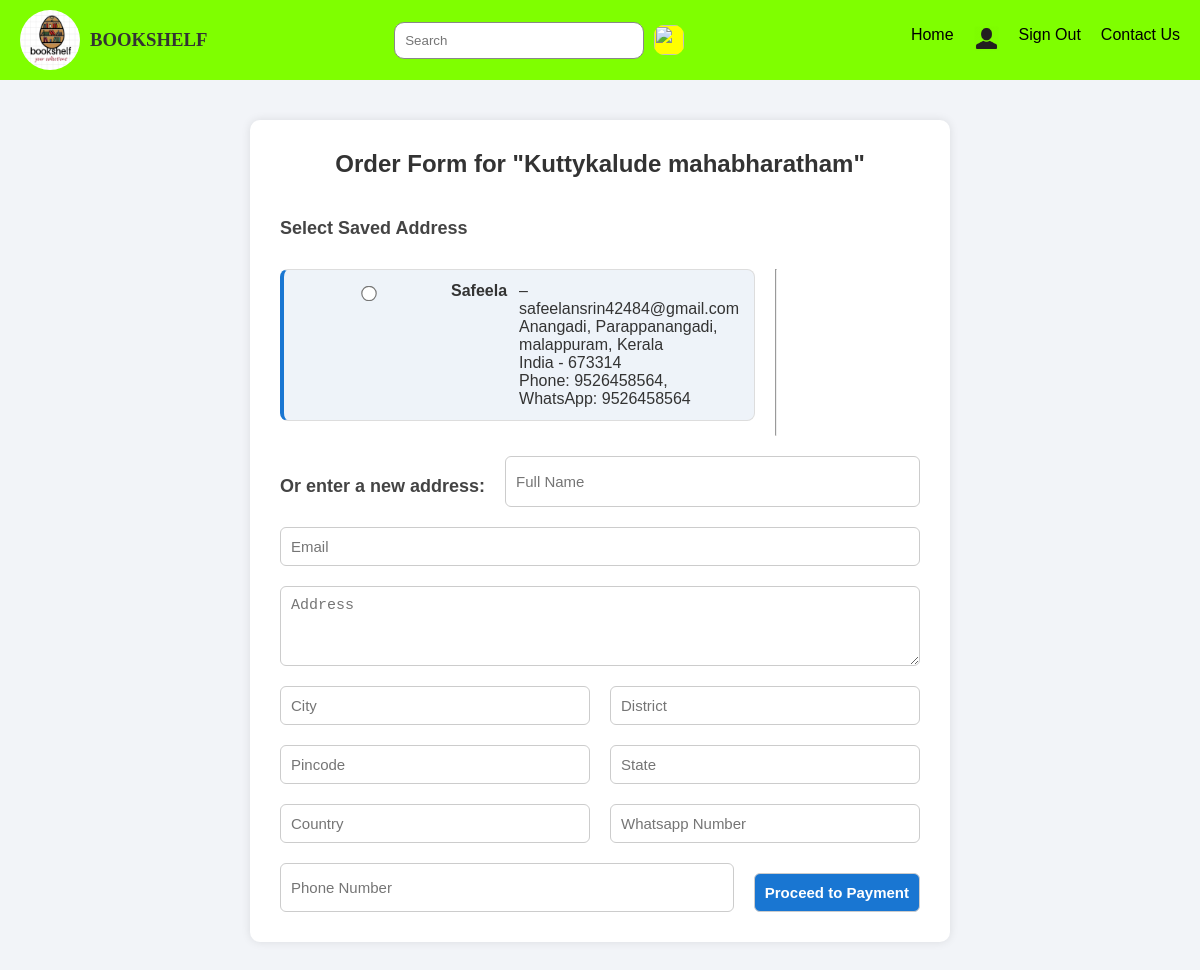
The app's page /order/10?quantity=1 (signed in) with its own data.
### APP/models.py (models this page shows, shortened)
class Add(models.Model):
    doc=models.FileField()
    lname=models.ForeignKey(Language,on_delete=models.CASCADE)
    cname=models.ForeignKey(Category,on_delete=models.CASCADE)
    name=models.TextField()
    price=models.IntegerField()
    oldprice=models.IntegerField()
    discount=models.IntegerField()

class adress(models.Model):
    user = models.ForeignKey(User, on_delete=models.CASCADE)
    name = models.TextField()
    email = models.EmailField()
    phone = models.IntegerField()
    wp = models.IntegerField()
    address = models.TextField()
    city = models.TextField()
    district = models.TextField()
    state = models.TextField()
    country = models.TextField()
    pincode = models.IntegerField()
    is_default = models.BooleanField(default=False)  # <- Add this field

### APP/views.py (the view, shortened to what this page needs)
# urls.py: path('order/<int:pk>', views.book_order_view, name='book_order'),   # single order
def book_order_view(request, pk):
    if not request.user.is_authenticated:
        return redirect(login)
    book = get_object_or_404(Add, pk=pk)
    book_detail = get_object_or_404(Add2, book=book)
    quantity = int(request.GET.get('quantity', 1))
    addresses = adress.objects.filter(user=request.user)
    if book_detail.stock < quantity:
        messages.error(request, f"Only {book_detail.stock} copies available.")
        return redirect('bookdetails', pk=pk)
    return render(request, 'order_form.html', {
        'book': book,
        'quantity': quantity,
        'addresses': addresses
    })

### templates/order_form.html (shortened to what this page needs)
<!DOCTYPE html>
<html lang="en">
<head>
    {% load static %}
    <link rel="stylesheet" href="{% static 'css/adress.css' %}">
</head>
<body>
    <div class="main">
        <div class="nav">
            <div class="logo">
                <img src="{% static 'images/logo.png' %}" height="60px" width="60px" alt="" style="border-radius:70%;">
                <h3>BOOKSHELF</h3>
            </div>
            <div class="search">
                <input type="text" name="search" placeholder="Search">
                <img src="https://img.icons8.com/?size=100&id=aBNtkpYvycsP&format=png&color=000000" height="20px" width="20px" alt="">
            </div>
            <div class="list">
                <ul>
                    <li><a href="../index">Home</a></li>
                    {% if user.is_authenticated %}
                        <li><a href=""><img src="{% static 'images/profileicon.png' %}"></a></li>
                        <li><a href="../logout">Sign Out</a></li>
                        <li><a href="">Contact Us</a></li>
                    {% else %}
                        <li><a href="../">Sign In</a></li>
                        <li><a href="../register">Sign Up</a></li>
                        <li><a href="">Contact Us</a></li>
                    {% endif %}
                </ul>
            </div>
        </div>
        <div class="form">
            <h2>Order Form for "{{ book.name }}"</h2>
            <form method="POST" action="{% url 'book_order' book.pk %}">
                <h3>Select Saved Address</h3>
                {% if addresses %}
                    {% for addr in addresses %}
                    <div class="address-block">
                        <label>
                            <input type="radio" name="selected_address" value="{{ addr.id }}">
                            <strong>{{ addr.name }}</strong> – {{ addr.email }}<br>
                            {{ addr.address }}, {{ addr.city }}, {{ addr.district }}, {{ addr.state }}<br>
                            {{ addr.country }} - {{ addr.pincode }}<br>
                            Phone: {{ addr.phone }}, WhatsApp: {{ addr.wp }}
                        </label>
                    </div>
                    {% endfor %}
                    <hr>
                    <h4>Or enter a new address:</h4>
                {% else %}
                    <p>No saved addresses found. Please enter a new one below.</p>
                {% endif %}
                <input type="text" placeholder="Full Name" name="name" class="first">
                <input type="email" placeholder="Email" name="email" class="last">
                <textarea placeholder="Address" rows="3" name="address" class="ad1"></textarea>
                <input type="text" placeholder="City" name="city" class="city">
                <input type="text" placeholder="District" name="district" class="district">
                <input type="text" placeholder="Pincode" name="pincode" class="pin">
                <input type="text" placeholder="State" name="state" class="state">
                <input type="text" placeholder="Country" name="country" class="country">
                <input type="tel" placeholder="Whatsapp Number" name="wp" class="wp">
                <input type="tel" placeholder="Phone Number" name="phone" class="mb">
                <p><input type="submit" class="next" value="Proceed to Payment"></p>
            </form>
        </div>
    </div>
</body>
</html>

### static/css/adress.css (style rules this page uses)
* { margin: 0; box-sizing: border-box; }
body { font-family: sans-serif; background-color: #f2f4f8; color: #333; width: 100%; overflow-x: hidden; }
.nav { display: flex; flex-wrap: wrap; background-color: chartreuse; justify-content: space-between; align-items: center; padding: 10px 20px; }
.logo { display: flex; align-items: center; gap: 10px; font-family: Cambria, serif; }
.search { display: flex; align-items: center; gap: 10px; }
.search input { padding: 10px; border-radius: 10px; border: 1px solid #888; width: 250px; }
.search img { height: 30px; width: 30px; background-color: yellow; border-radius: 10px; }
.list ul { list-style: none; display: flex; flex-wrap: wrap; gap: 20px; }
.list a { text-decoration: none; color: black; }
.list img { height: 25px; width: 25px; }
.form { max-width: 700px; width: 90%; margin: 40px auto; background-color: #fff; border-radius: 10px; padding: 30px; box-shadow: 0 0 10px rgba(0,0,0,0.1); }
.form h2 { font-size: 24px; text-align: center; margin-bottom: 20px; }
.form h3, .form h4 { margin: 20px 0 10px; font-size: 18px; color: #444; }
.address-block { background-color: #eef3f9; border: 1px solid #ddd; border-left: 4px solid #1976d2; padding: 12px 15px; border-radius: 8px; margin-bottom: 15px; display: flex; align-items: flex-start; gap: 12px; transition: box-shadow 0.3s; }
.address-block input[type="radio"] { margin-top: 5px; transform: scale(1.2); cursor: pointer; accent-color: #1976d2; outline: none; box-shadow: none; border: none; }
.address-block label { display: flex; gap: 12px; align-items: flex-start; width: 100%; cursor: pointer; }
.form form { display: flex; flex-wrap: wrap; gap: 20px; }
.form input, .form textarea { width: 100%; padding: 10px; font-size: 15px; border: 1px solid #ccc; border-radius: 6px; }
textarea { resize: vertical; height: 80px; }
.first, .last, .city, .district, .state, .country, .pin, .wp, .mb { flex: 1 1 45%; min-width: 250px; }
.ad1 { flex: 1 1 100%; min-width: 100%; }
.next { background-color: #1976d2; color: white; font-size: 16px; font-weight: bold; border: none; border-radius: 8px; padding: 12px 20px; width: 100%; cursor: pointer; margin-top: 10px; transition: background-color 0.3s ease; }

### records on screen
Add: name "Kuttykalude mahabharatham"
adress: name "Safeela", email "safeelansrin42484@gmail.com", address "Anangadi", city "Parappanangadi", district "malappuram", state "Kerala", country "India", pincode "673314", phone "9526458564", wp "9526458564"
